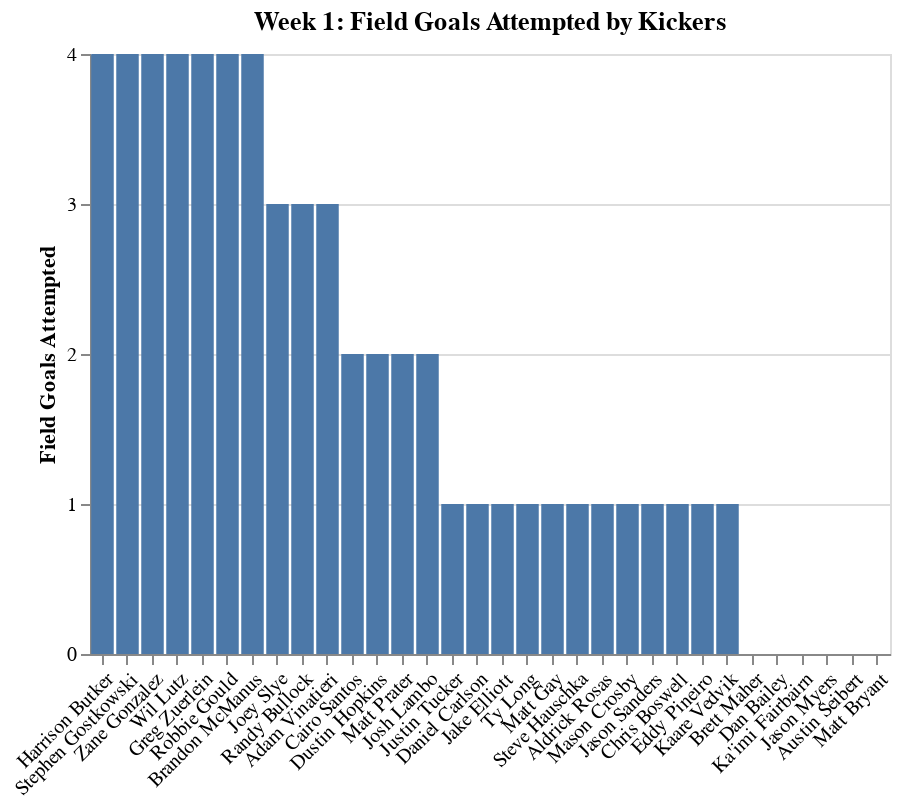

The cell this chart's notebook holds for it:
### Code cell
chart

### Figure 1 — Vega-Lite specification as saved in the notebook (floating-point values rounded to 4 significant figures)
{"$schema": "https://vega.github.io/schema/vega-lite/v3.4.0.json", "config": {"background": "white", "mark": {"tooltip": null}, "view": {"height": 300, "width": 400}}, "data": {"name": "data-faf58ba32f28c0e6faaf4ec8e7a95306"}, "datasets": {"data-faf58ba32f28c0e6faaf4ec8e7a95306": [{"EPA": 4, "EPM": 4, "FGA": 4, "FGM": 4, "FGPercentage": "100.0%", "FantasyPoints": 16, "Player": "Harrison Butker", "Team": "KC"}, {"EPA": 3, "EPM": 3, "FGA": 4, "FGM": 4, "FGPercentage": "100.0%", "FantasyPoints": 15, "Player": "Stephen Gostkowski", "Team": "NE"}, {"EPA": 1, "EPM": 1, "FGA": 4, "FGM": 4, "FGPercentage": "100.0%", "FantasyPoints": 13, "Player": "Zane Gonzalez", "Team": "ARI"}, {"EPA": 3, "EPM": 3, "FGA": 4, "FGM": 3, "FGPercentage": "75.0%", "FantasyPoints": 12, "Player": "Wil Lutz", "Team": "NO"}, {"EPA": 3, "EPM": 3, "FGA": 4, "FGM": 3, "FGPercentage": "75.0%", "FantasyPoints": 12, "Player": "Greg Zuerlein", "Team": "LAR"}, {"EPA": 2, "EPM": 2, "FGA": 4, "FGM": 3, "FGPercentage": "75.0%", "FantasyPoints": 11, "Player": "Robbie Gould", "Team": "SF"}, {"EPA": 5, "EPM": 5, "FGA": 2, "FGM": 2, "FGPercentage": "100.0%", "FantasyPoints": 11, "Player": "Cairo Santos", "Team": "TEN"}, {"EPA": 8, "EPM": 8, "FGA": 1, "FGM": 1, "FGPercentage": "100.0%", "FantasyPoints": 11, "Player": "Justin Tucker", "Team": "BAL"}, {"EPA": 1, "EPM": 1, "FGA": 4, "FGM": 3, "FGPercentage": "75.0%", "FantasyPoints": 10, "Player": "Brandon McManus", "Team": "DEN"}, {"EPA": 3, "EPM": 3, "FGA": 2, "FGM": 2, "FGPercentage": "100.0%", "FantasyPoints": 9, "Player": "Dustin Hopkins", "Team": "WAS"}, {"EPA": 3, "EPM": 3, "FGA": 2, "FGM": 2, "FGPercentage": "100.0%", "FantasyPoints": 9, "Player": "Matt Prater", "Team": "DET"}, {"EPA": 3, "EPM": 3, "FGA": 3, "FGM": 2, "FGPercentage": "66.7%", "FantasyPoints": 9, "Player": "Joey Slye", "Team": "CAR"}, {"EPA": 2, "EPM": 2, "FGA": 3, "FGM": 2, "FGPercentage": "66.7%", "FantasyPoints": 8, "Player": "Randy Bullock", "Team": "CIN"}, {"EPA": 2, "EPM": 2, "FGA": 2, "FGM": 2, "FGPercentage": "100.0%", "FantasyPoints": 8, "Player": "Josh Lambo", "Team": "JAC"}, {"EPA": 3, "EPM": 3, "FGA": 1, "FGM": 1, "FGPercentage": "100.0%", "FantasyPoints": 6, "Player": "Daniel Carlson", "Team": "OAK"}, {"EPA": 3, "EPM": 3, "FGA": 1, "FGM": 1, "FGPercentage": "100.0%", "FantasyPoints": 6, "Player": "Jake Elliott", "Team": "PHI"}, {"EPA": 3, "EPM": 3, "FGA": 1, "FGM": 1, "FGPercentage": "100.0%", "FantasyPoints": 6, "Player": "Ty Long", "Team": "LAC"}, {"EPA": 2, "EPM": 2, "FGA": 1, "FGM": 1, "FGPercentage": "100.0%", "FantasyPoints": 5, "Player": "Matt Gay", "Team": "TB"}, {"EPA": 2, "EPM": 2, "FGA": 1, "FGM": 1, "FGPercentage": "100.0%", "FantasyPoints": 5, "Player": "Steve Hauschka", "Team": "BUF"}, {"EPA": 5, "EPM": 5, "FGA": 0, "FGM": 0, "FGPercentage": "0.0%", "FantasyPoints": 5, "Player": "Brett Maher", "Team": "DAL"}, {"EPA": 2, "EPM": 2, "FGA": 1, "FGM": 1, "FGPercentage": "100.0%", "FantasyPoints": 5, "Player": "Aldrick Rosas", "Team": "NYG"}, {"EPA": 4, "EPM": 4, "FGA": 0, "FGM": 0, "FGPercentage": "0.0%", "FantasyPoints": 4, "Player": "Dan Bailey", "Team": "MIN"}, {"EPA": 1, "EPM": 1, "FGA": 1, "FGM": 1, "FGPercentage": "100.0%", "FantasyPoints": 4, "Player": "Mason Crosby", "Team": "GB"}, {"EPA": 4, "EPM": 4, "FGA": 0, "FGM": 0, "FGPercentage": "0.0%", "FantasyPoints": 4, "Player": "Ka'imi Fairbairn", "Team": "HOU"}, {"EPA": 1, "EPM": 1, "FGA": 1, "FGM": 1, "FGPercentage": "100.0%", "FantasyPoints": 4, "Player": "Jason Sanders", "Team": "MIA"}, {"EPA": 2, "EPM": 1, "FGA": 3, "FGM": 1, "FGPercentage": "33.3%", "FantasyPoints": 4, "Player": "Adam Vinatieri", "Team": "IND"}, {"EPA": 0, "EPM": 0, "FGA": 1, "FGM": 1, "FGPercentage": "100.0%", "FantasyPoints": 3, "Player": "Chris Boswell", "Team": "PIT"}, {"EPA": 3, "EPM": 3, "FGA": 0, "FGM": 0, "FGPercentage": "0.0%", "FantasyPoints": 3, "Player": "Jason Myers", "Team": "SEA"}, {"EPA": 0, "EPM": 0, "FGA": 1, "FGM": 1, "FGPercentage": "100.0%", "FantasyPoints": 3, "Player": "Eddy Pineiro", "Team": "CHI"}, {"EPA": 2, "EPM": 1, "FGA": 0, "FGM": 0, "FGPercentage": "0.0%", "FantasyPoints": 1, "Player": "Austin Seibert", "Team": "CLE"}, {"EPA": 0, "EPM": 0, "FGA": 0, "FGM": 0, "FGPercentage": "0.0%", "FantasyPoints": 0, "Player": "Matt Bryant", "Team": "ATL"}, {"EPA": 1, "EPM": 0, "FGA": 1, "FGM": 0, "FGPercentage": "0.0%", "FantasyPoints": 0, "Player": "Kaare Vedvik", "Team": "NYJ"}]}, "encoding": {"x": {"axis": {"labelAngle": -45, "title": ""}, "field": "Player", "sort": {"field": "FGA", "op": "sum", "order": "descending"}, "type": "nominal"}, "y": {"axis": {"tickMinStep": 1, "title": "Field Goals Attempted"}, "field": "FGA", "type": "quantitative"}}, "mark": "bar", "title": "Week 1: Field Goals Attempted by Kickers"}
